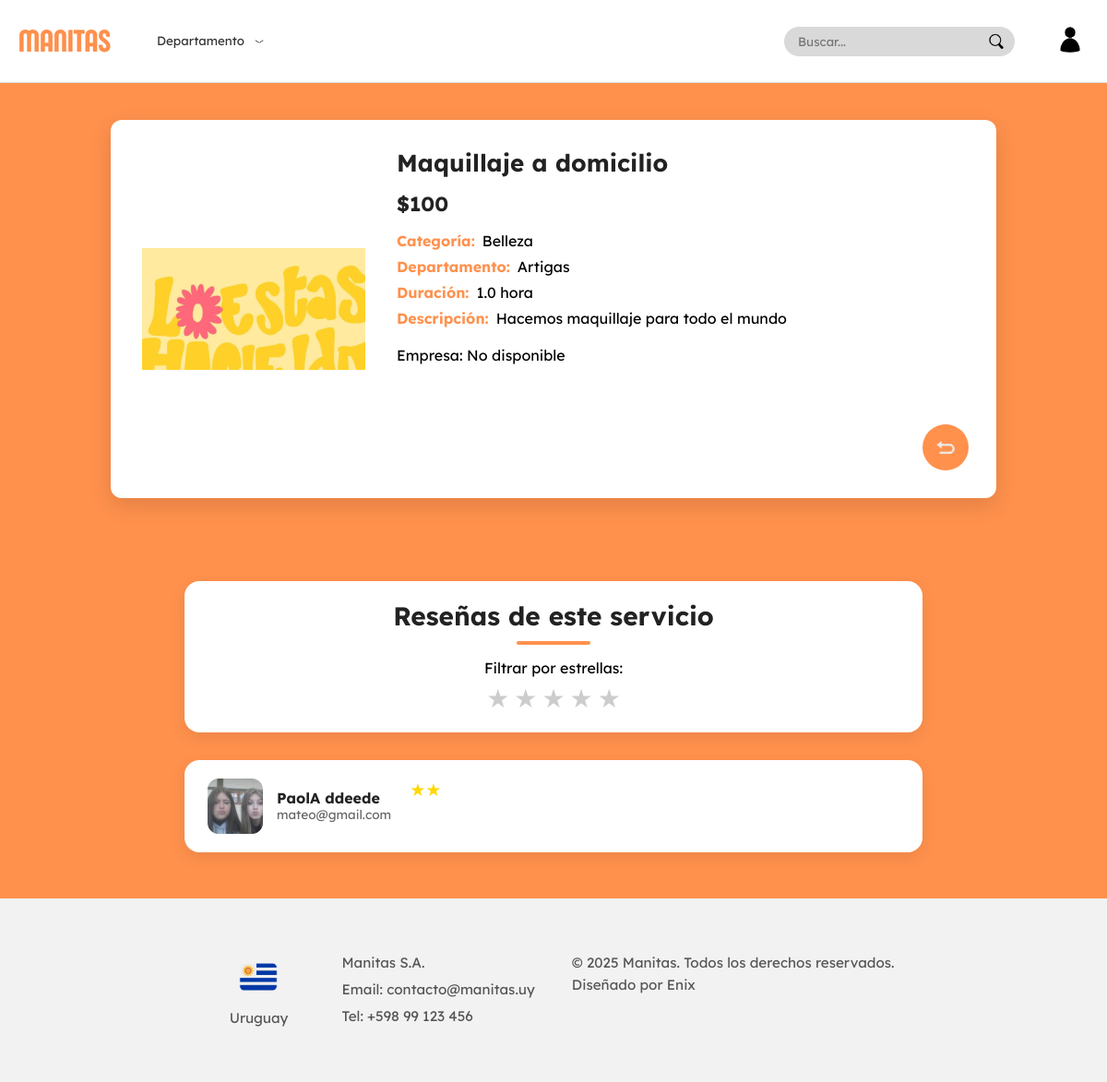
The app's page /apps/Controlador/servicio/DetallesServicioControlador.php?idServicio=2 (signed in) with its own data.
### tables this page shows
CREATE TABLE `servicio` (
  `IdServicio` int NOT NULL AUTO_INCREMENT,
  `Titulo` varchar(100) NOT NULL,
  `Categoria` enum('Hogar','Autos','Belleza','Cuidado de niños','Digital','Cocina','Salud','Mascotas','Eventos','Educación','Transporte','Arte y Cultura') NOT NULL,
  `Descripcion` varchar(500) DEFAULT NULL,
  `Precio` int NOT NULL,
  `imagen` varchar(255) DEFAULT NULL,
  `departamento` varchar(255) NOT NULL DEFAULT '',
  `Duracion` decimal(3,1) NOT NULL,
  PRIMARY KEY (`IdServicio`),
  CONSTRAINT `chk_precio` CHECK ((`Precio` >= 0))
);

CREATE TABLE `contrata` (
  `IdCita` int NOT NULL AUTO_INCREMENT,
  `IdUsuario` int NOT NULL,
  `IdServicio` int NOT NULL,
  `Fecha` date NOT NULL,
  `Hora` time NOT NULL,
  `Calificacion` int DEFAULT NULL,
  `Resena` varchar(255) DEFAULT NULL,
  `Estado` varchar(20) NOT NULL DEFAULT 'Pendiente',
  `notificacion` enum('no_leido','leido') DEFAULT NULL,
  PRIMARY KEY (`IdCita`),
  UNIQUE KEY `uq_contrata` (`IdUsuario`,`IdServicio`,`Fecha`,`Hora`),
  KEY `fk_contrata_servicio` (`IdServicio`),
  CONSTRAINT `fk_contrata_cliente` FOREIGN KEY (`IdUsuario`) REFERENCES `cliente` (`IdUsuario`) ON DELETE CASCADE,
  CONSTRAINT `fk_contrata_servicio` FOREIGN KEY (`IdServicio`) REFERENCES `servicio` (`IdServicio`) ON DELETE CASCADE,
  CONSTRAINT `chk_calificacion` CHECK (((`Calificacion` between 1 and 5) or (`Calificacion` is null)))
);

CREATE TABLE `cliente` (
  `IdUsuario` int NOT NULL,
  `Nombre` varchar(50) NOT NULL,
  `Apellido` varchar(50) NOT NULL,
  `imagen` varchar(255) DEFAULT NULL,
  PRIMARY KEY (`IdUsuario`),
  CONSTRAINT `fk_cliente_usuario` FOREIGN KEY (`IdUsuario`) REFERENCES `usuario` (`IdUsuario`) ON DELETE CASCADE
);

CREATE TABLE `usuario` (
  `IdUsuario` int NOT NULL AUTO_INCREMENT,
  `email` varchar(100) NOT NULL,
  `contraseña` varchar(255) NOT NULL,
  PRIMARY KEY (`IdUsuario`),
  UNIQUE KEY `email` (`email`)
);

### apps/Controlador/servicio/DetallesServicioControlador.php (called while the page is built, shortened)
<?php
require_once($_SERVER['DOCUMENT_ROOT'] . '/Proyecto/apps/modelos/Conexion.php');
require_once($_SERVER['DOCUMENT_ROOT'] . '/Proyecto/apps/modelos/Servicio.php');
require_once($_SERVER['DOCUMENT_ROOT'] . '/Proyecto/apps/modelos/Contrata.php');
$idServicio = null;
$idRaw = $_GET['idServicio'] ?? null;
$servicio = null;
$empresa = null;
$resenas = [];
$mensajeError = null;
if (!$idRaw) {
    $mensajeError = "No se recibió el Id del servicio.";
} else {
    $idServicio = intval($idRaw);
    if ($idServicio <= 0) {
        $mensajeError = "Id de servicio inválido.";
    } else {
        $servicio = Servicio::obtenerPorId($conn, $idServicio);
        if (!$servicio) {
            $mensajeError = "No se encontró el servicio con Id {$idServicio}.";
        } else {
            $idEmpresa = Brinda::obtenerIdEmpresaPorServicio($conn, $idServicio);
            $empresa = $idEmpresa ? Empresa::obtenerPorId($conn, $idEmpresa) : null;
        }
    }
}
if ($idServicio) {
    $resenas = Contrata::obtenerResenasPorServicio($conn, $idServicio);
} else {
    $resenas = [];
}
require_once($_SERVER['DOCUMENT_ROOT'] . '/Proyecto/apps/vistas/paginas/servicio/DetallesServicio.php');
exit;

### apps/Modelos/Servicio.php (called while the page is built, shortened)
<?php
class Servicio {
    private $titulo;
    private $categoria;
    private $descripcion;
    private $precio;
    private $departamento;
    private $imagen;
    private $duracion;
    public function __construct(
        $idServicio = null,
        $titulo = '',
        $categoria = '',
        $descripcion = '',
        $precio = 0,
        $departamento = '',
        $imagen = '',
        $duracion = 0
    ) {
        $this->titulo = $titulo;
        $this->categoria = $categoria;
        $this->descripcion = $descripcion;
        $this->precio = $precio;
        $this->departamento = $departamento;
        $this->imagen = $imagen;
        $this->duracion = $duracion;
    }
    public function getTitulo() { return $this->titulo; }
    public function getCategoria() { return $this->categoria; }
    public function getDescripcion() { return $this->descripcion; }
    public function getPrecio() { return $this->precio; }
    public function getDepartamento() { return $this->departamento; }
    public function getImagen() { return $this->imagen; }
    public function getDuracion() { return $this->duracion; }
    public static function obtenerPorId($conn, $idServicio) {
        $sql = "SELECT * FROM Servicio WHERE IdServicio = ?";
        $stmt = $conn->prepare($sql);
        $stmt->bind_param("i", $idServicio);
        $stmt->execute();
        $resultado = $stmt->get_result();
        if ($row = $resultado->fetch_assoc()) {
            return new Servicio(
                $row['IdServicio'] ?? null,
                $row['Titulo'] ?? '',
                $row['Categoria'] ?? '',
                $row['Descripcion'] ?? '',
                $row['Precio'] ?? 0,
                $row['departamento'] ?? '',
                $row['imagen'] ?? '',
                $row['Duracion'] ?? 0
            );
        }
        return null;
    }
}
?>

### apps/Modelos/Contrata.php (called while the page is built, shortened)
<?php
class Contrata
{
 public static function obtenerResenasPorServicio($conn, $idServicio)
{
    $resenas = [];
    $stmt = $conn->prepare("
        SELECT
            c.calificacion,
            c.resena,
            u.Email,
            cl.Imagen AS imagen,
            cl.Nombre,
            cl.Apellido
        FROM Contrata c
        INNER JOIN Usuario u ON c.IdUsuario = u.IdUsuario
        INNER JOIN Cliente cl ON u.IdUsuario = cl.IdUsuario
        WHERE c.IdServicio = ? AND c.calificacion IS NOT NULL
        ORDER BY c.Fecha DESC
    ");
    $stmt->bind_param("i", $idServicio);
    if (!$stmt->execute()) {
        die("Error en execute: " . $stmt->error);
    }
    $resultado = $stmt->get_result();
    if ($resultado) {
        while ($row = $resultado->fetch_assoc()) {
            $resenas[] = $row;
        }
    }
    return $resenas;
}
}

### apps/VIstas/paginas/servicio/DetallesServicio.php (the view, shortened to what this page needs)
<!DOCTYPE html>
<html lang="es">
<head>
    <link rel="stylesheet" href="/Proyecto/public/css/fonts.css">
    <link rel="stylesheet" href="/Proyecto/public/css/layout/navbar.css">
    <link rel="stylesheet" href="/Proyecto/public/css/layout/footer.css">
    <link rel="stylesheet" href="/Proyecto/public/css/paginas/servicio/DetallesServicio.css">
</head>
<body>
    <?php include $_SERVER['DOCUMENT_ROOT'] . '/Proyecto/apps/vistas/layout/navbar.php'; ?>
    <div class="detalle-servicio-container">
        <?php if ($mensajeError): ?>
            <div class="mensaje-error"><?= htmlspecialchars($mensajeError) ?></div>
            <a class="boton-volver" href="/Proyecto/apps/vistas/paginas/servicio/listaServicios.php">← Volver</a>
        <?php else: ?>
            <div class="detalle-servicio">
                <div class="imagen-contenedor">
                    <?php
                    $imagen = $servicio->getImagen();
                    $ruta = "/Proyecto/public/imagen/servicios/$imagen";
                    $tieneImagen = (!empty($imagen) && file_exists($_SERVER['DOCUMENT_ROOT'] . $ruta));
                    ?>
                    <?php if ($tieneImagen): ?>
                        <img src="<?= $ruta ?>" alt="<?= htmlspecialchars($servicio->getTitulo()) ?>" style="display:block; margin:0 auto;">
                    <?php else: ?>
                        <div class="no-imagen">El servicio no tiene imagen</div>
                    <?php endif; ?>
                </div>
                <div class="info-contenedor">
                    <h2><?= htmlspecialchars($servicio->getTitulo()) ?></h2>
                    <p class="precio">$<?= number_format($servicio->getPrecio(), 0, '', '.') ?></p>
                    <p class="info-line">
                        <span class="titulo-info">Categoría:</span>
                        <span><?= htmlspecialchars($servicio->getCategoria()) ?></span>
                    </p>
                    <p class="info-line">
                        <span class="titulo-info">Departamento:</span>
                        <span><?= htmlspecialchars($servicio->getDepartamento()) ?></span>
                    </p>
                    <p class="info-line">
                        <span class="titulo-info">Duración:</span>
                        <span><?= htmlspecialchars($servicio->getDuracion()) ?> hora<?= $servicio->getDuracion() != 1 ? 's' : '' ?></span>
                    </p>
                    <p class="info-line">
                        <span class="titulo-info">Descripción:</span>
                        <span><?= nl2br(htmlspecialchars($servicio->getDescripcion())) ?></span>
                    </p>
                    <?php if (!empty($empresa)): ?>
                        <p class="empresa-line">
                            <span>Empresa:</span>
                            <form action="/Proyecto/apps/controlador/empresa/DetalleEmpresaControlador.php" method="get">
                                <input type="hidden" name="idEmpresa" value="<?= $empresa->getIdUsuario() ?>">
                                <input type="hidden" name="idServicio" value="<?= $servicio->getIdServicio() ?>">
                                <button type="submit" class="empresa-btn"><?= htmlspecialchars($empresa->getNombreEmpresa()) ?></button>
                            </form>
                        </p>
                    <?php else: ?>
                        <p>Empresa: No disponible</p>
                    <?php endif; ?>
                    <div class="botones-servicio">
                        <a href="/Proyecto/apps/vistas/paginas/busqueda.php" class="boton-servicio volver" title="Volver">
                            <img src="/Proyecto/public/imagen/icono/icono_volver.png" alt="Volver">
                        </a>
                    </div>
                </div>
            </div>
        <?php endif; ?>
    </div>
    <div class="resenas-container">
        <div class="resenas-header">
            <h3>Reseñas de este servicio</h3>
            <?php if (!empty($resenas)): ?>
                <div class="rating-container">
                    <label>Filtrar por estrellas:</label>
                    <div class="rating" id="filtroEstrellas">
                        <?php for ($i = 5; $i >= 1; $i--): ?>
                            <label for="estrella<?= $i ?>" title="<?= $i ?> estrella<?= $i > 1 ? 's' : '' ?>">★</label>
                        <?php endfor; ?>
                    </div>
                </div>
            <?php endif; ?>
        </div>
        <?php if (!empty($resenas)): ?>
            <div id="resenasList">
                <?php foreach ($resenas as $r): ?>
                    <div class="resena-card" data-calificacion="<?= $r['calificacion'] ?>">
                        <div class="resena-usuario">
                            <?php
                            $userImg = !empty($r['imagen'])
                                ? str_replace(" ", "%20", $r['imagen'])
                                : "/Proyecto/public/imagen/icono/default_user.png";
                            ?>
                            <img src="<?= htmlspecialchars($userImg) ?>" alt="Usuario" class="foto-usuario">
                            <div class="info-usuario">
                                <span class="nombre"><?= htmlspecialchars($r['Nombre'] . ' ' . $r['Apellido']) ?></span>
                                <span class="email"><?= htmlspecialchars($r['Email']) ?></span>
                            </div>
                        </div>
                        <div class="resena-contenido">
                            <span class="estrellas"><?= str_repeat('★', $r['calificacion']) ?></span>
                        </div>
                    </div>
                <?php endforeach; ?>
            </div>
        <?php else: ?>
            <div class="no-resenas">
                <p>Sin reseñas</p>
            </div>
        <?php endif; ?>
    </div>
    <link rel="stylesheet" href="/Proyecto/public/css/layout/modal_mensaje.css">
    <?php include $_SERVER['DOCUMENT_ROOT'] . '/Proyecto/apps/vistas/layout/footer.php'; ?>
</body>
</html>

### public/css/layout/navbar.css (style rules this page uses)
body { margin: 0; }

### public/css/paginas/servicio/DetallesServicio.css (style rules this page uses)
body { background-color: #ff914d; font-family: 'Lexend', sans-serif; margin: 0; padding: 0; }
.detalle-servicio-container { display: flex; justify-content: center; padding: 40px 20px; }
.detalle-servicio { display: flex; background: #fff; border-radius: 12px; box-shadow: 0 8px 24px rgba(0,0,0,0.12); max-width: 900px; width: 100%; padding: 30px; gap: 30px; min-height: 350px; }
.imagen-contenedor { flex: 0 0 250px; display: flex; justify-content: center; align-items: center; border-radius: 12px; overflow: hidden; background: transparent; }
.imagen-contenedor img { max-width: 100%; max-height: 100%; object-fit: cover; }
.info-contenedor { flex: 1; display: flex; flex-direction: column; justify-content: flex-start; }
.info-contenedor h2 { color: #222; font-weight: 700; margin-top: 0; margin-bottom: 8px; font-size: 26px; }
.info-contenedor .precio { font-size: 22px; font-weight: 700; color: #222; margin: 6px 0 12px 0; }
.info-line { display: flex; align-items: center; gap: 8px; margin: 4px 0; }
.info-line span.titulo-info { color: #ff914d; font-weight: 700; }
.botones-servicio { display: flex; justify-content: flex-end; gap: 12px; margin-top: auto; }
.boton-servicio { width: 50px; height: 50px; border-radius: 50%; background: #ff914d; display: flex; justify-content: center; align-items: center; text-decoration: none; transition: transform 0.2s; }
.boton-servicio img { width: 24px; height: 24px; }
.resenas-container { max-width: 800px; margin: 50px auto; padding: 0 15px; font-family: 'Lexend', sans-serif; }
.resenas-container h3 { color: #fff; font-weight: 800; font-size: 32px; text-align: center; margin-bottom: 30px; position: relative; }
.resenas-container h3::after { content: ''; display: block; width: 80px; height: 4px; background: #ff914d; margin: 10px auto 0 auto; border-radius: 2px; }
.resena-card { display: flex; gap: 20px; padding: 20px 25px; margin-bottom: 20px; border-radius: 16px; background: #fff; box-shadow: 0 6px 18px rgba(0,0,0,0.08); transition: transform 0.3s, box-shadow 0.3s; align-items: flex-start; }
.resena-usuario { display: flex; align-items: center; gap: 15px; flex-shrink: 0; }
.foto-usuario { width: 60px; height: 60px; border-radius: 12px; object-fit: cover; }
.info-usuario { display: flex; flex-direction: column; justify-content: center; line-height: 1.2; }
.info-usuario .nombre { font-weight: 700; color: #222; font-size: 1em; }
.info-usuario .email { font-size: 0.85em; color: #666; }
.resena-contenido { flex: 1; display: flex; flex-direction: column; gap: 8px; }
.estrellas { color: gold; font-size: 1.2em; }
.resenas-header { display: flex; flex-direction: column; align-items: center; gap: 15px; background-color: #fff; padding: 20px 25px; border-radius: 16px; box-shadow: 0 6px 18px rgba(0,0,0,0.08); max-width: 800px; margin: 0 auto 30px auto; }
.resenas-header h3 { color: #222; font-weight: 800; font-size: 28px; margin: 0; text-align: center; }
.rating-container { display: flex; background-color: transparent; flex-direction: column; align-items: center; gap: 5px; }
.rating { display: flex; flex-direction: row-reverse; justify-content: center; gap: 5px; }
.rating label { font-size: 28px; color: #ccc; cursor: pointer; transition: color 0.2s, transform 0.2s; }

### records on screen
servicio: imagen (picture), Titulo "Maquillaje a domicilio", Precio "100", Categoria "Belleza", departamento "Artigas", Duracion "1.0", Descripcion "Hacemos maquillaje para todo el mundo"
contrata: IdUsuario.imagen (picture), IdUsuario.Apellido "PaolA ddeede", usuario.email "mateo@gmail.com", Calificacion "★★"
